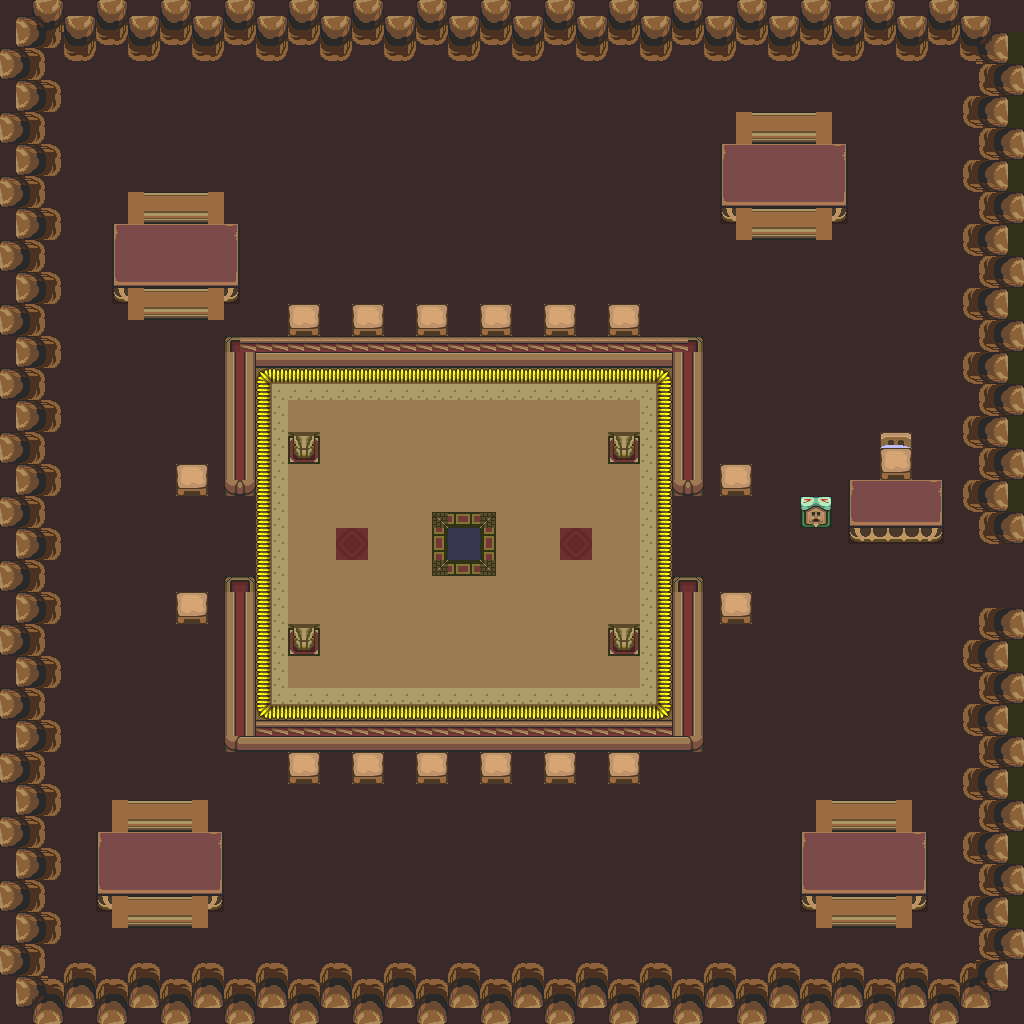

This game map was drawn from its Tiled (.tmx) file and the tilesets committed beside it. A one-line description and the trimmed map source follow:
An orthogonal 64x64 tile map with 16x16 px tiles, 1 tile layer (base), 1 hidden layer not drawn and 30 objects.

<map version="1.10" tiledversion="1.12.1" orientation="orthogonal" renderorder="right-down" width="64" height="64" tilewidth="16" tileheight="16" infinite="0" nextlayerid="3" nextobjectid="31">
 <tileset firstgid="1" source="../classiciphone_pics4.tsx" />
 <layer id="1" name="base" width="64" height="64">
  <data>[4096 cells, 4096 non-empty, 95 distinct tile ids]</data>
 </layer>
 <layer id="2" name="collision" width="64" height="64" visible="0">
  <properties><property name="collision" value="true" /></properties>
  <data>[4096 cells, 1066 non-empty, 1 distinct tile ids]</data>
 </layer>
 <objectgroup id="3" name="npcs">
  <object id="1" x="608.0" y="624.0" width="16" height="16">
   <properties>
    <property name="script" type="string">-- Auto-converted from GraalScript
-- [CLIENT-SIDE — server no-op]
-- 
-- if (playerchats) {
-- if (strequals(#c,watch)) {
-- this.focus = 1;
-- this.focusx = playerx * 16;
-- this.focusy = playery * 16;
-- if (this.focusx &lt; screenwidth  / 2 - 24)   this.focusx = screenwidth  / 2 - 24;
-- if (this.focusx &gt; 1024 - screenwidth  / 2) this.focusx = 1008 - screenwidth  / 2;
-- if (this.focusy &lt; screenheight / 2 - 24)   this.focusy = screenheight / 2 - 24;
-- if (this.focusy &gt; 1024 - screenheight / 2) this.focusy = 1008 - screenheight / 2;
-- movement_handlemoving = -1;
-- movement_handlekeys   = -1;
-- dynamicfocus();
-- }
-- }
-- 
-- if (timeout) {
-- dynamicfocus();
-- }
-- 
-- function dynamicfocus() {
-- if (this.focus != 0) timeout = 0.05;
-- if (this.focus == 1) {
-- if (keydown(0) &amp;&amp; this.focusy &gt;= screenheight / 2 - 24)        this.focusy -= 16;
-- if (keydown(1) &amp;&amp; this.focusx &gt;= screenwidth  / 2 - 24)        this.focusx -= 16;
-- if (keydown(2) &amp;&amp; this.focusy &lt;= 1024 - screenheight / 2 - 16) this.focusy += 16;
-- if (keydown(3) &amp;&amp; this.focusx &lt;= 1024 - screenwidth  / 2 - 32) this.focusx += 16;
-- setfocus this.focusx / 16,this.focusy / 16;
-- if (keydown(5)) this.focus = 2;
-- } else if (this.focus == 2) {
-- this.dx      = this.focusx / 16 - playerx;
-- this.dy      = this.focusy / 16 - playery;
-- this.pull    = (this.dx ^ 2 + this.dy ^ 2)^ .5 / 10;
-- this.pangle  = getangle(this.dx,this.dy);
-- this.focusx -= cos(this.pangle) * this.pull * 16;
-- this.focusy += sin(this.pangle) * this.pull * 16;
-- setfocus this.focusx / 16,this.focusy / 16;
-- if (this.focusx / 16 in &lt; playerx - .5,playerx + .5&gt; &amp;&amp; this.focusy / 16 in &lt;playery - .5,playery + .5&gt;){
-- this.focus = 0;
-- resetfocus;
-- movement_handlemoving = 0;
-- movement_handlekeys   = 0;
-- }
-- }
-- }</property>
   </properties>
  </object>
  <object id="2" x="864.0" y="432.0" width="16" height="16">
   <properties>
    <property name="script" type="string">-- Auto-converted from GraalScript
-- function onCreated() {
-- showcharacter();
-- nick      = "Massokre";
-- headimg   = "headc-massokrehead.png";
-- swordimg  = "swordc-massokresword.png";
-- shieldimg = "aznshatterblade-shield.png";
-- bodyimg   = "body.png";
-- setcharani("sit","");
-- for (this.i = 0; this.i &lt;= 7; this.i++) {
-- if (this.i == 0)          colors[this.i] = "orange";
-- else if (this.i in |1,5|) colors[this.i] = "black";
-- else                      colors[this.i] = "white";
end
-- dir = 2;
-- x   = 54.5;
-- ap  = 100;
end
-- function onWashit() {
-- if (player.account == "jake13jake") {
-- if (x == 56.5) {
-- x = 54.5;
-- nick = "Massokre";
-- setcharani("sit","");
-- } else {
-- x = 56.5;
-- nick = "";
-- setcharani("idle","");
end
end
end</property>
   </properties>
  </object>
  <object id="3" x="800.0" y="512.0" width="16" height="16">
   <properties>
    <property name="script" type="string">-- Auto-converted from GraalScript
-- [CLIENT-SIDE — server no-op]
-- if (playerenters){
-- setshape 1,32,16;
-- }
-- 
-- if (playertouchsme) {
-- if (playerdir == 0) {
-- say2 Say "start" and a bomb will
-- #bappear for you in  the middle.
-- #b
-- #bSay "watch" to focus on the
-- #barena.
-- #b
-- #bPush "S" when
-- #byou are finished watching.;
-- }
-- }</property>
   </properties>
  </object>
  </objectgroup>
</map>
<!-- 27 of 30 objects omitted -->
